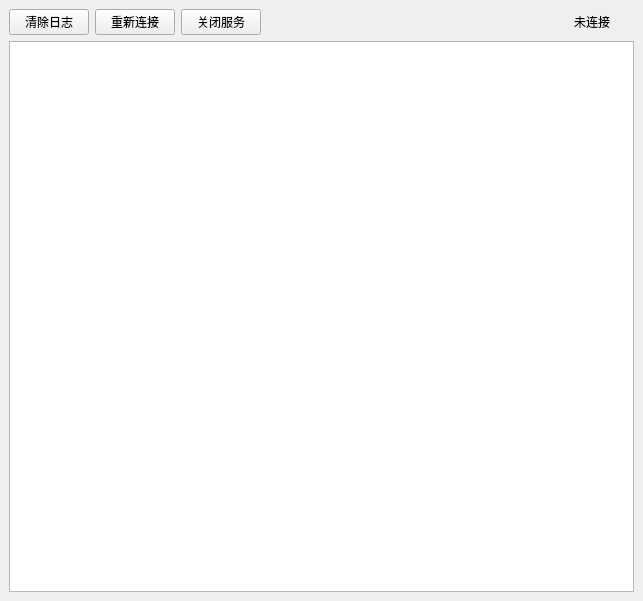
<?xml version="1.0" encoding="UTF-8"?>
<ui version="4.0">
 <class>MainWindow</class>
 <widget class="QMainWindow" name="MainWindow">
  <property name="geometry">
   <rect>
    <x>0</x>
    <y>0</y>
    <width>643</width>
    <height>601</height>
   </rect>
  </property>
  <property name="windowTitle">
   <string>MainWindow</string>
  </property>
  <widget class="QWidget" name="centralwidget">
   <layout class="QGridLayout" name="gridLayout">
    <item row="0" column="4">
     <widget class="QLabel" name="labelConnect">
      <property name="minimumSize">
       <size>
        <width>60</width>
        <height>0</height>
       </size>
      </property>
      <property name="maximumSize">
       <size>
        <width>60</width>
        <height>16777215</height>
       </size>
      </property>
      <property name="text">
       <string>未连接</string>
      </property>
     </widget>
    </item>
    <item row="1" column="0" colspan="5">
     <widget class="QPlainTextEdit" name="plainTextEdit"/>
    </item>
    <item row="0" column="1">
     <widget class="QPushButton" name="btnReConnect">
      <property name="text">
       <string>重新连接</string>
      </property>
     </widget>
    </item>
    <item row="0" column="3">
     <spacer name="horizontalSpacer">
      <property name="orientation">
       <enum>Qt::Horizontal</enum>
      </property>
      <property name="sizeHint" stdset="0">
       <size>
        <width>40</width>
        <height>20</height>
       </size>
      </property>
     </spacer>
    </item>
    <item row="0" column="0">
     <widget class="QPushButton" name="btnClear">
      <property name="text">
       <string>清除日志</string>
      </property>
     </widget>
    </item>
    <item row="0" column="2">
     <widget class="QPushButton" name="btnExit">
      <property name="text">
       <string>关闭服务</string>
      </property>
     </widget>
    </item>
   </layout>
  </widget>
 </widget>
 <resources/>
 <connections/>
</ui>
